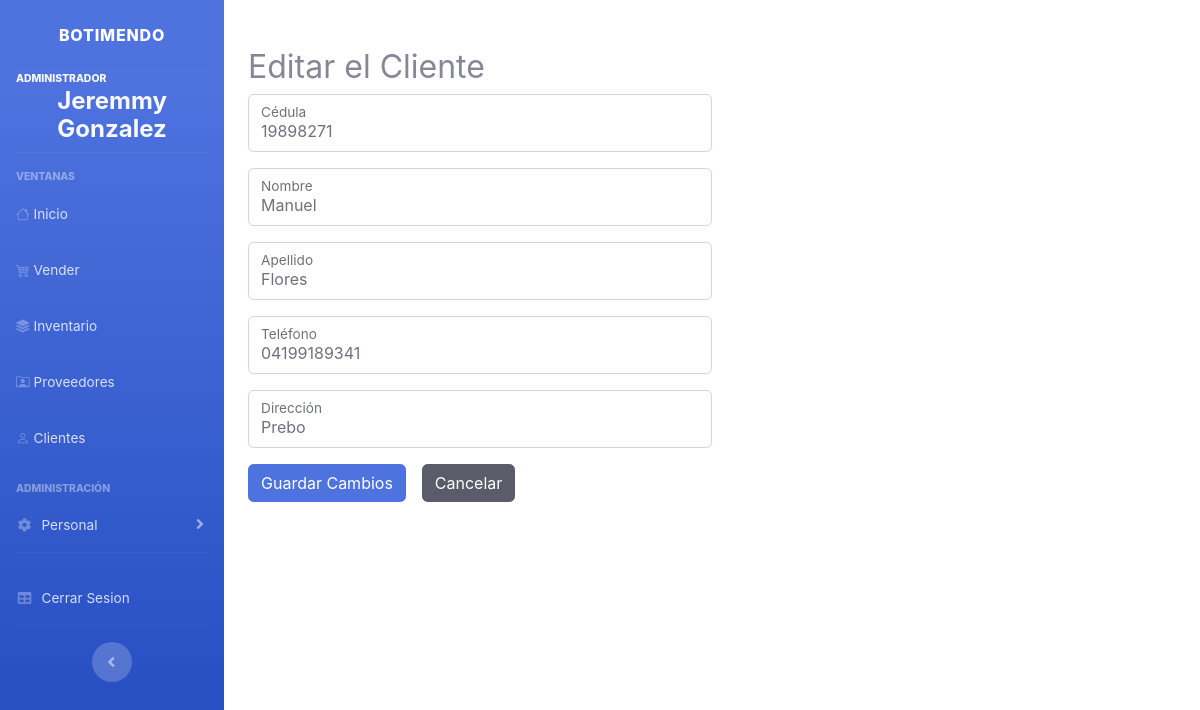
Screenshot of /view/cliente/edit.php?id=19898271 (signed in) with the database file from the repository.
### tables this page shows
CREATE TABLE `Usuario` (
  `cedula` varchar(10) NOT NULL,
  `nombre` varchar(60) NOT NULL,
  `apellido` varchar(60) NOT NULL,
  `telefono` varchar(14) DEFAULT NULL,
  `direccion` text DEFAULT NULL,
  `fk_rol` int(11) DEFAULT NULL
);

### Models/Conexion.php (called while the page is built, shortened)
<?php
class Conexion
{
    private static $host = 'localhost';
    private static $dbname = 'botimendo_db';
    private static $user = 'root';
    private static $password = '';
    public static function connect()
    {
        try {
            $conn = new PDO("mysql:host=" . self::$host . ";dbname=" . self::$dbname, self::$user, self::$password);
            $conn->setAttribute(PDO::ATTR_ERRMODE, PDO::ERRMODE_EXCEPTION);
            return $conn;
        } catch (PDOException $e) {
            echo "Conexion fallida: " . $e->getMessage();
            return null;
        }
    }
    public static function query($query, $params = [])
    {
        $conn = self::connect();
        try {
            $stmt = $conn->prepare($query);
            $stmt->execute($params);
            return $stmt->fetchAll(PDO::FETCH_ASSOC);
        } catch (PDOException $e) {
            echo "Query failed: " . $e->getMessage();
            return false;
        }
    }
}

### Models/Cliente.php (called while the page is built, shortened)
<?php
require_once '/opt/lampp/htdocs/project-php/Models/Conexion.php';
class Cliente
{
    public static function obtenerCliente(array $id_cliente = [], bool $where = false): array
    {
        if ($where) {
            $sql = 'SELECT cedula AS id,nombre, apellido, telefono, direccion FROM Usuario WHERE cedula = ?';
        } else {
            $sql = 'SELECT cedula AS id,nombre, apellido, telefono, direccion FROM Usuario INNER JOIN Rol ON Usuario.fk_rol = Rol.id_rol WHERE Rol.tipo_rol = "cliente"';
        }
        try {
            $respuesta = Conexion::query($sql, $id_cliente);
            return $respuesta;
        } catch (PDOException $e) {
            throw new Exception("Error al mostrar los Clientes<br> " . $e, 1);
        }
    }
}

### Controllers/ClienteController.php (called while the page is built, shortened)
<?php
require_once '/opt/lampp/htdocs/project-php/Models/Cliente.php';
class ClienteController
{
    public static function datosCliente($id_cliente): array
    {
        return Cliente::obtenerCliente([$id_cliente], true);
    }
}

### view/cliente/edit.php (the view)
<?php
include_once '/opt/lampp/htdocs/project-php/Controllers/ClienteController.php';
require_once '/opt/lampp/htdocs/project-php/view/html/header.php';
require_once '/opt/lampp/htdocs/project-php/view/html/nav.php';
$cliente = (ClienteController::datosCliente($_GET['id']));
?>
<div class="container w-100 py-5 d-flex flex-column">
    <h2>Editar el Cliente</h2>
    <form action="../../Controllers/ClienteController.php" method="post" class="d-flex flex-column w-50">
        <div class="form-floating mb-3">
            <input type="text" class="form-control" name="cedula" id="cedula" value="<?= $cliente[0]['id'] ?>" placeholder="" />
            <label for="cedula">Cédula</label>
        </div>
        <div class="form-floating mb-3">
            <input type="text" class="form-control" name="nombre" id="nombre" value="<?= $cliente[0]['nombre'] ?>" placeholder="" />
            <label for="nombre">Nombre</label>
        </div>
        <div class="form-floating mb-3">
            <input type="text" class="form-control" name="apellido" id="apellido" value="<?= $cliente[0]['apellido'] ?>" placeholder="" />
            <label for="apellido">Apellido</label>
        </div>
        <div class="form-floating mb-3">
            <input type="text" class="form-control" name="telefono" id="telefono" value="<?= $cliente[0]['telefono'] ?>" placeholder="" />
            <label for="telefono">Teléfono</label>
        </div>
        <div class="form-floating mb-3">
            <input type="text" class="form-control" name="direccion" id="direccion" value="<?= $cliente[0]['direccion'] ?>" placeholder="" />
            <label for="direccion">Dirección</label>
        </div>
        <div class="d-flex flex-row gap-3">
            <button type="submit" name="accion" value="modificar-cliente" class="btn btn-primary">Guardar Cambios</button>
            <a href="index.php" class="btn btn-dark">Cancelar</a>
        </div>
    </form>
</div>

### rows the page displays
usuario: cedula "19898271", nombre "Manuel", apellido "Flores", telefono "04199189341", direccion "Prebo"

### other values shown
$_SESSION['rol'] "ADMINISTRADOR"
$_SESSION['nombre'] "Jeremmy"
$_SESSION['apellido'] "Gonzalez"
